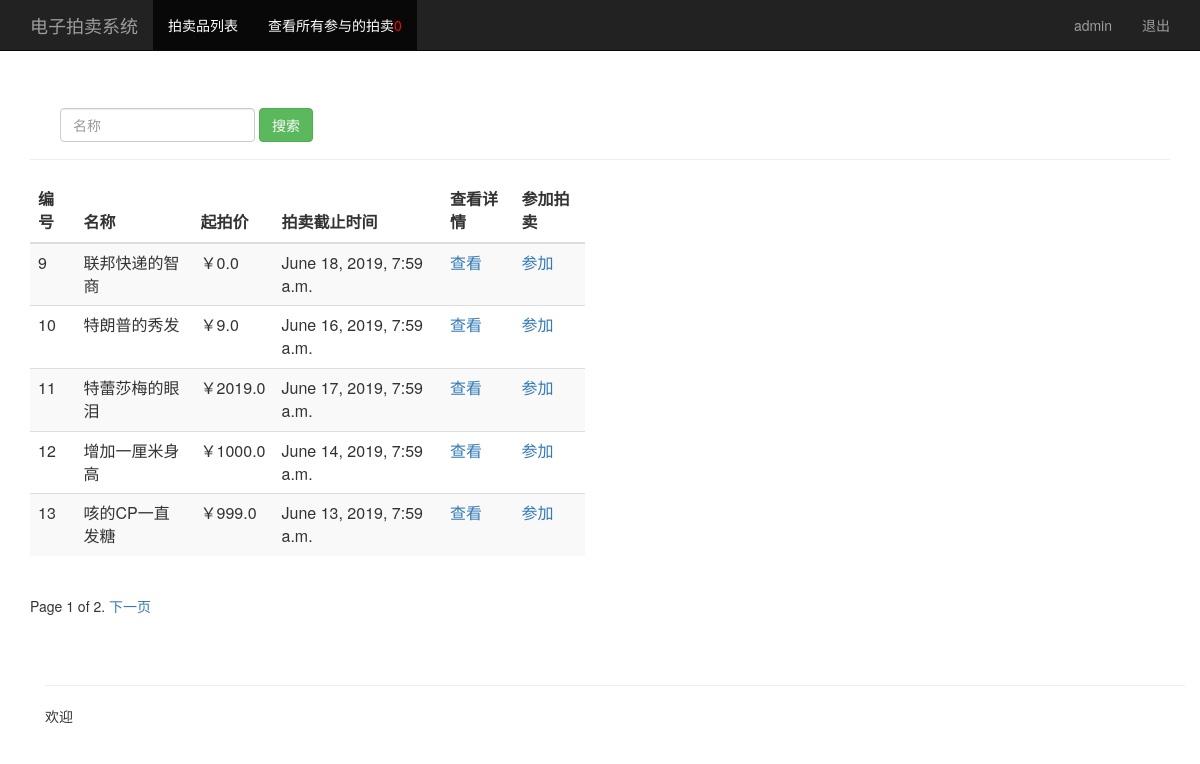
Page /search_name/ (signed in) on the committed database.
### goods/models.py (models this page shows, shortened)
class Goods(models.Model):
	name = models.CharField(max_length=100)				#拍卖品名称
	price = models.FloatField()		     			    #起拍价
	time = models.DateTimeField()                       #拍卖截止时间
	picture = models.FileField(upload_to = './upload/') #图片
	desc = models.TextField()							#描述

### goods/views.py (the view)
# urls.py: re_path(r'^search_name/$', views.search_name),
def search_name(request):
    util = Util()
    username = util.check_user(request)
    if username=="":
        uf = LoginForm()
        return render(request,"index.html",{'uf':uf,"error":"请登录后再进入"})
    else:
        count = util.cookies_count(request)
        search_name = (request.POST.get("good", "")).strip()
        good_list = Goods.objects.filter(name__icontains=search_name)
        paginator = Paginator(good_list, 5)
        page = request.GET.get('page')
        try:
            contacts = paginator.page(page)
        except PageNotAnInteger:
            contacts = paginator.page(1)
        except EmptyPage:
            contacts = paginator.page(paginator.num_pages)
        return render(request, "goods_view.html", {"user": username, "goodss": contacts,"count":count})

### goods/util.py (called while the page is built)
    def check_user(self,request):
        username = str(request.session.get('username',''))
        user = User.objects.filter(username = username)
        if (user is None):
            return ""
        else:
            return username

    def cookies_count(self,request):
        cookie_list = request.COOKIES
        length = len(request.COOKIES)
        for i in cookie_list:
            if (i == "csrftoken") or (i == "sessionid") or (i.startswith("Hm_lvt_")) or(i.startswith("Hm_lpvt_")):
                length = length-1
        return length

### goods/templates/goods_view.html (shortened to what this page needs)
{% extends "base.html" %}
{% block content %}
            <li class="active"><a href="/view_chart/">查看所有参与的拍卖<font color="#FF0000">{{ count }}</font></a></li>
          </ul>
          <ul class="nav navbar-nav navbar-right">
           <li><a href="/user_info/">{{user}}</a></li>
           <li><a href="/logout/">退出</a></li>
         </ul>
        </div>
      </div>
    </nav>
    <div class="container theme-showcase" role="main">
      <div class="page-header">
        <div id="navbar" class="navbar-collapse collapse">
          <form class="navbar-form" method="post" action="/search_name/">
            <div class="form-group">
              <input name="good" type="text" placeholder="名称" class="form-control">
            </div>
            <button type="submit" class="btn btn-success">搜索</button>
          </form>
        </div>
      </div>
      <div class="row">
        <div class="col-md-6">
          <table class="table table-striped">
            <thead>
              <tr>
                <th>编号</th>
                <th>名称</th>
                <th>起拍价</th>
                <th>拍卖截止时间</th>
				<th>查看详情</th>
                <th>参加拍卖</th>
              </tr>
            </thead>
            <tbody>
              {% for goods in goodss %}
                <tr>
                  <td>{{ goods.id }}</td>
                  <td>{{ goods.name }}</td>
                  <td>￥{{ goods.price }}</td>
                  <td>{{goods.time}}</td>
                  <td><a href="/view_goods/{{goods.id}}/">查看</a></td>
                  <td><a href="/add_chart/{{goods.id}}/1/">参加</a></td>
                </tr>
             {% endfor %}
            </tbody>
          </table>
        </div>
      </div>
    <div class="pagination">
      <span class="step-links">
          <span class="current">
            Page {{ goodss.number }} of {{ goodss.paginator.num_pages }}.
          </span>
        {% if goodss.has_next %}
          <a href="?page={{ goodss.next_page_number }}">下一页</a>
        {% endif %}
      </span>
    </div>
{% endblock %}

### static/css/signin.css (style rules this page uses)
body { padding-top: 40px; padding-bottom: 40px; background-color: #eee; }

### rows in the picture
Goods: id "9", name "联邦快递的智商", price "0.0", time "June 18, 2019, 7:59 a.m."
Goods: id "10", name "特朗普的秀发", price "9.0", time "June 16, 2019, 7:59 a.m."
Goods: id "11", name "特蕾莎梅的眼泪", price "2019.0", time "June 17, 2019, 7:59 a.m."
Goods: id "12", name "增加一厘米身高", price "1000.0", time "June 14, 2019, 7:59 a.m."
Goods: id "13", name "咳的CP一直发糖", price "999.0", time "June 13, 2019, 7:59 a.m."

### other values in the picture
{{ count }} "0"
{{ user }} "admin"
{{ goodss.number }} "1"
{{ goodss.paginator.num_pages }} "2"
